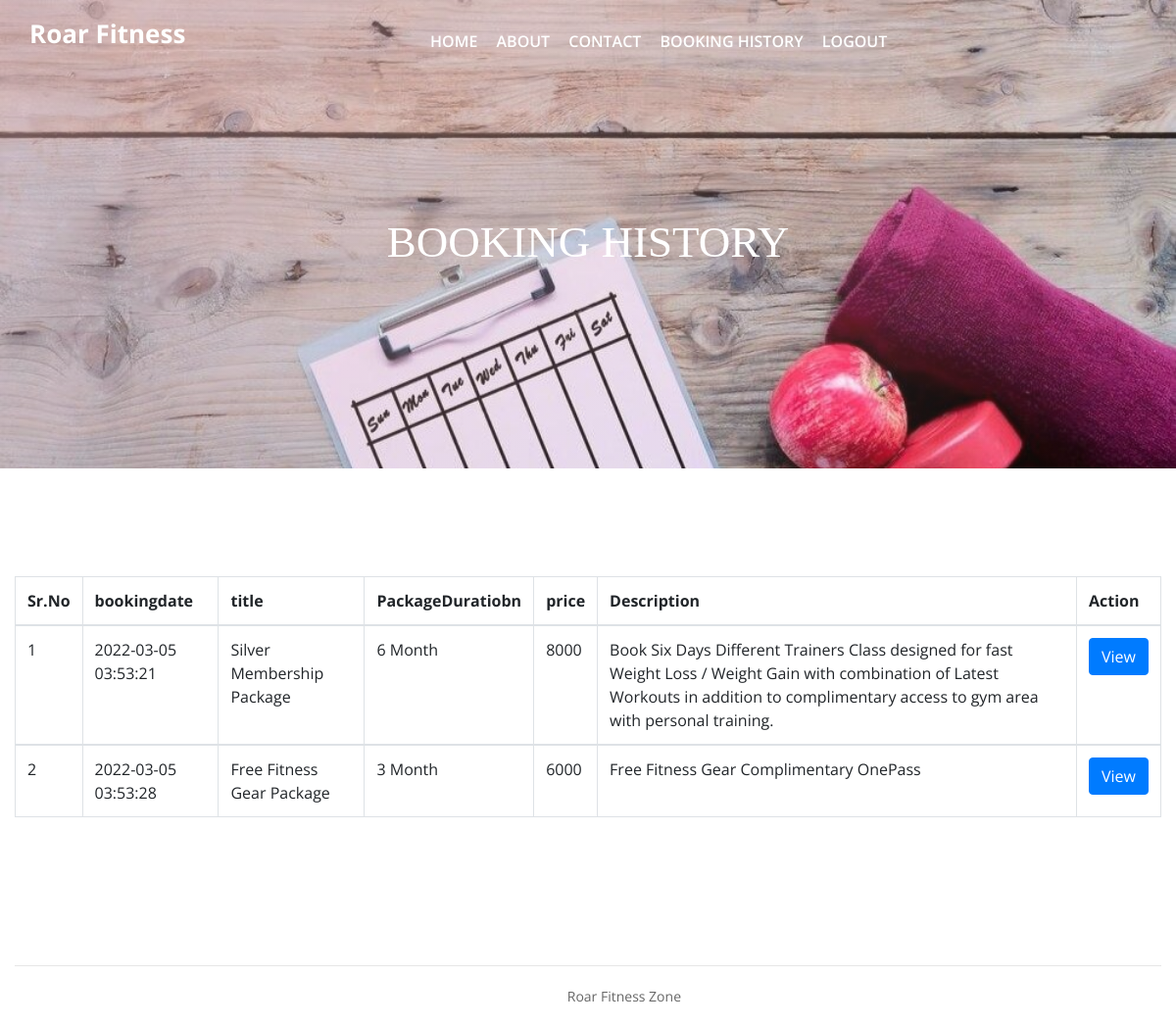
The app's page /gym/Booking-History.php (signed in) with its own data.
### tables this page shows
CREATE TABLE `tblbooking` (
  `id` int(11) NOT NULL,
  `package_id` varchar(45) DEFAULT NULL,
  `userid` varchar(45) DEFAULT NULL,
  `booking_date` timestamp NULL DEFAULT current_timestamp(),
  `payment` varchar(45) DEFAULT NULL,
  `paymentType` varchar(45) DEFAULT NULL
);

CREATE TABLE `tbladdpackage` (
  `id` int(11) NOT NULL,
  `category` varchar(45) DEFAULT NULL,
  `titlename` varchar(450) DEFAULT NULL,
  `PackageType` varchar(45) DEFAULT NULL,
  `PackageDuratiobn` varchar(45) DEFAULT NULL,
  `Price` varchar(45) DEFAULT NULL,
  `uploadphoto` varchar(450) DEFAULT NULL,
  `Description` varchar(450) DEFAULT NULL,
  `create_date` timestamp NULL DEFAULT current_timestamp()
);

### gym/Booking-History.php (the view, shortened to what this page needs)
<?php session_start();
require_once('include/config.php');
if(strlen( $_SESSION["uid"])==0)
    {
header('location:login.php');
}
else{
?>
<!DOCTYPE html>
<html lang="zxx">
<head>
	<link rel="stylesheet" href="css/bootstrap.min.css"/>
	<link rel="stylesheet" href="css/font-awesome.min.css"/>
	<link rel="stylesheet" href="css/owl.carousel.min.css"/>
	<link rel="stylesheet" href="css/nice-select.css"/>
	<link rel="stylesheet" href="css/slicknav.min.css"/>
	<link rel="stylesheet" href="css/style.css"/>
</head>
<body>
	<?php include 'include/header.php';?>
	<section class="page-top-section set-bg" data-setbg="img/booking.jpeg">
		<div class="container">
			<div class="row">
				<div class="col-lg-7 m-auto text-white">
					<h2>Booking History</h2>
				</div>
			</div>
		</div>
	</section>
	<section class="contact-page-section spad overflow-hidden">
		<div class="container">
			<div class="row">
				<div class="col-lg-12">
					<table class="table table-bordered">
    <thead>
      <tr>
        <th>Sr.No</th>
        <th>bookingdate</th>
        <th>title</th>
        <th>PackageDuratiobn</th>
        <th>price</th>
        <th>Description</th>
        <th>Action</th>
      </tr>
    </thead>
          <?php
          $uid=$_SESSION['uid'];
                  $sql="SELECT t1.id as bookingid,t3.fname as Name, t3.email as email,t1.booking_date as bookingdate,t2.titlename as title,t2.PackageDuratiobn as PackageDuratiobn,
t2.Price as Price,t2.Description as Description,t4.category_name as category_name,t5.PackageName as PackageName FROM tblbooking as t1
 join tbladdpackage as t2
on t1.package_id =t2.id
join tbluser as t3
on t1.userid=t3.id
join tblcategory as t4
on t2.category=t4.id
join tblpackage as t5
on t2.PackageType=t5.id
where t1.userid=:uid";
                  $query= $dbh->prepare($sql);
                  $query->bindParam(':uid',$uid, PDO::PARAM_STR);
                  $query-> execute();
                  $results = $query -> fetchAll(PDO::FETCH_OBJ);
                  $cnt=1;
                  if($query -> rowCount() > 0)
                  {
                  foreach($results as $result)
                  {
                  ?>
                <tbody>
                  <tr>
                    <td><?php echo($cnt);?></td>
                    <td><?php echo htmlentities($result->bookingdate);?></td>
                    <td><?php echo htmlentities($result->title);?></td>
                    <td><?php echo htmlentities($result->PackageDuratiobn);?></td>
                    <td><?php echo $result->Price;?></td>
                    <td><?php echo $result->Description;?></td>
                    <td><a href="booking-details.php?bookingid=<?php echo htmlentities($result->bookingid);?>"><button class="btn btn-primary" type="button">View</button></td>
                  </tr>
                    <?php  $cnt=$cnt+1; } } ?>
                </tbody>
  </table>
				</div>
			</div>
		</div>
	</section>
<?php include 'include/footer.php'; ?>
	</body>
</html>
        <?php } ?>

### gym/css/style.css (style rules this page uses)
html, body { height: 100%; font-family: "Open Sans", sans-serif; -webkit-font-smoothing: antialiased; font-smoothing: antialiased; }
h1, h2, h3, h4, h5, h6 { margin: 0; color: #333333; font-weight: 600; }
h2 { font-family: "Playfair Display", serif; font-weight: 400; font-size: 36px; }
@media (min-width: 1200px) { .container { max-width: 1200px; } }
.set-bg { background-repeat: no-repeat; background-size: cover; background-position: top center; }
.spad { padding-top: 110px; padding-bottom: 105px; }
.text-white h1, .text-white h2, .text-white h3, .text-white h4, .text-white h5, .text-white h6, .text-white p, .text-white span, .text-white li, .text-white a { color: #fff; }
.bg-g-1, .site-pagination a.active, .site-pagination a:hover, .page-top-section:after, .review-section:after, .search-model:after, .hero-section, .back-to-top { background: -o-linear-gradient(305deg, #e59393 0%, #fdb07d 100%); background: linear-gradient(145deg, #f8b9b989 0%, #bd9a8300 100%); filter: progid:DXImageTransform.Microsoft.gradient(startColorstr="#f65d5d", endColorstr="#fdb07d", GradientType=1); }
.page-top-section { height: 478px; position: relative; padding-top: 220px; text-align: center; }
.page-top-section:after { position: absolute; content: ""; width: 100%; height: 100%; left: 0; top: 0; opacity: 0.92; filter: alpha(opacity=92); }
.page-top-section .container { position: relative; z-index: 9; }
.page-top-section h2 { font-size: 45px; text-transform: uppercase; margin-bottom: 20px; }

### records on screen
tblbooking: booking_date "2022-03-05 03:53:21", tbladdpackage.titlename "Silver Membership Package", tbladdpackage.PackageDuratiobn "6 Month", tbladdpackage.Price "8000", tbladdpackage.Description "Book Six Days Different Trainers Class designed for fast Weight Loss / Weight Gain with combination of Latest Workouts in addition to complimentary access to gym area with personal training."
tblbooking: booking_date "2022-03-05 03:53:28", tbladdpackage.titlename "Free Fitness Gear Package", tbladdpackage.PackageDuratiobn "3 Month", tbladdpackage.Price "6000", tbladdpackage.Description "Free Fitness Gear Complimentary OnePass"
